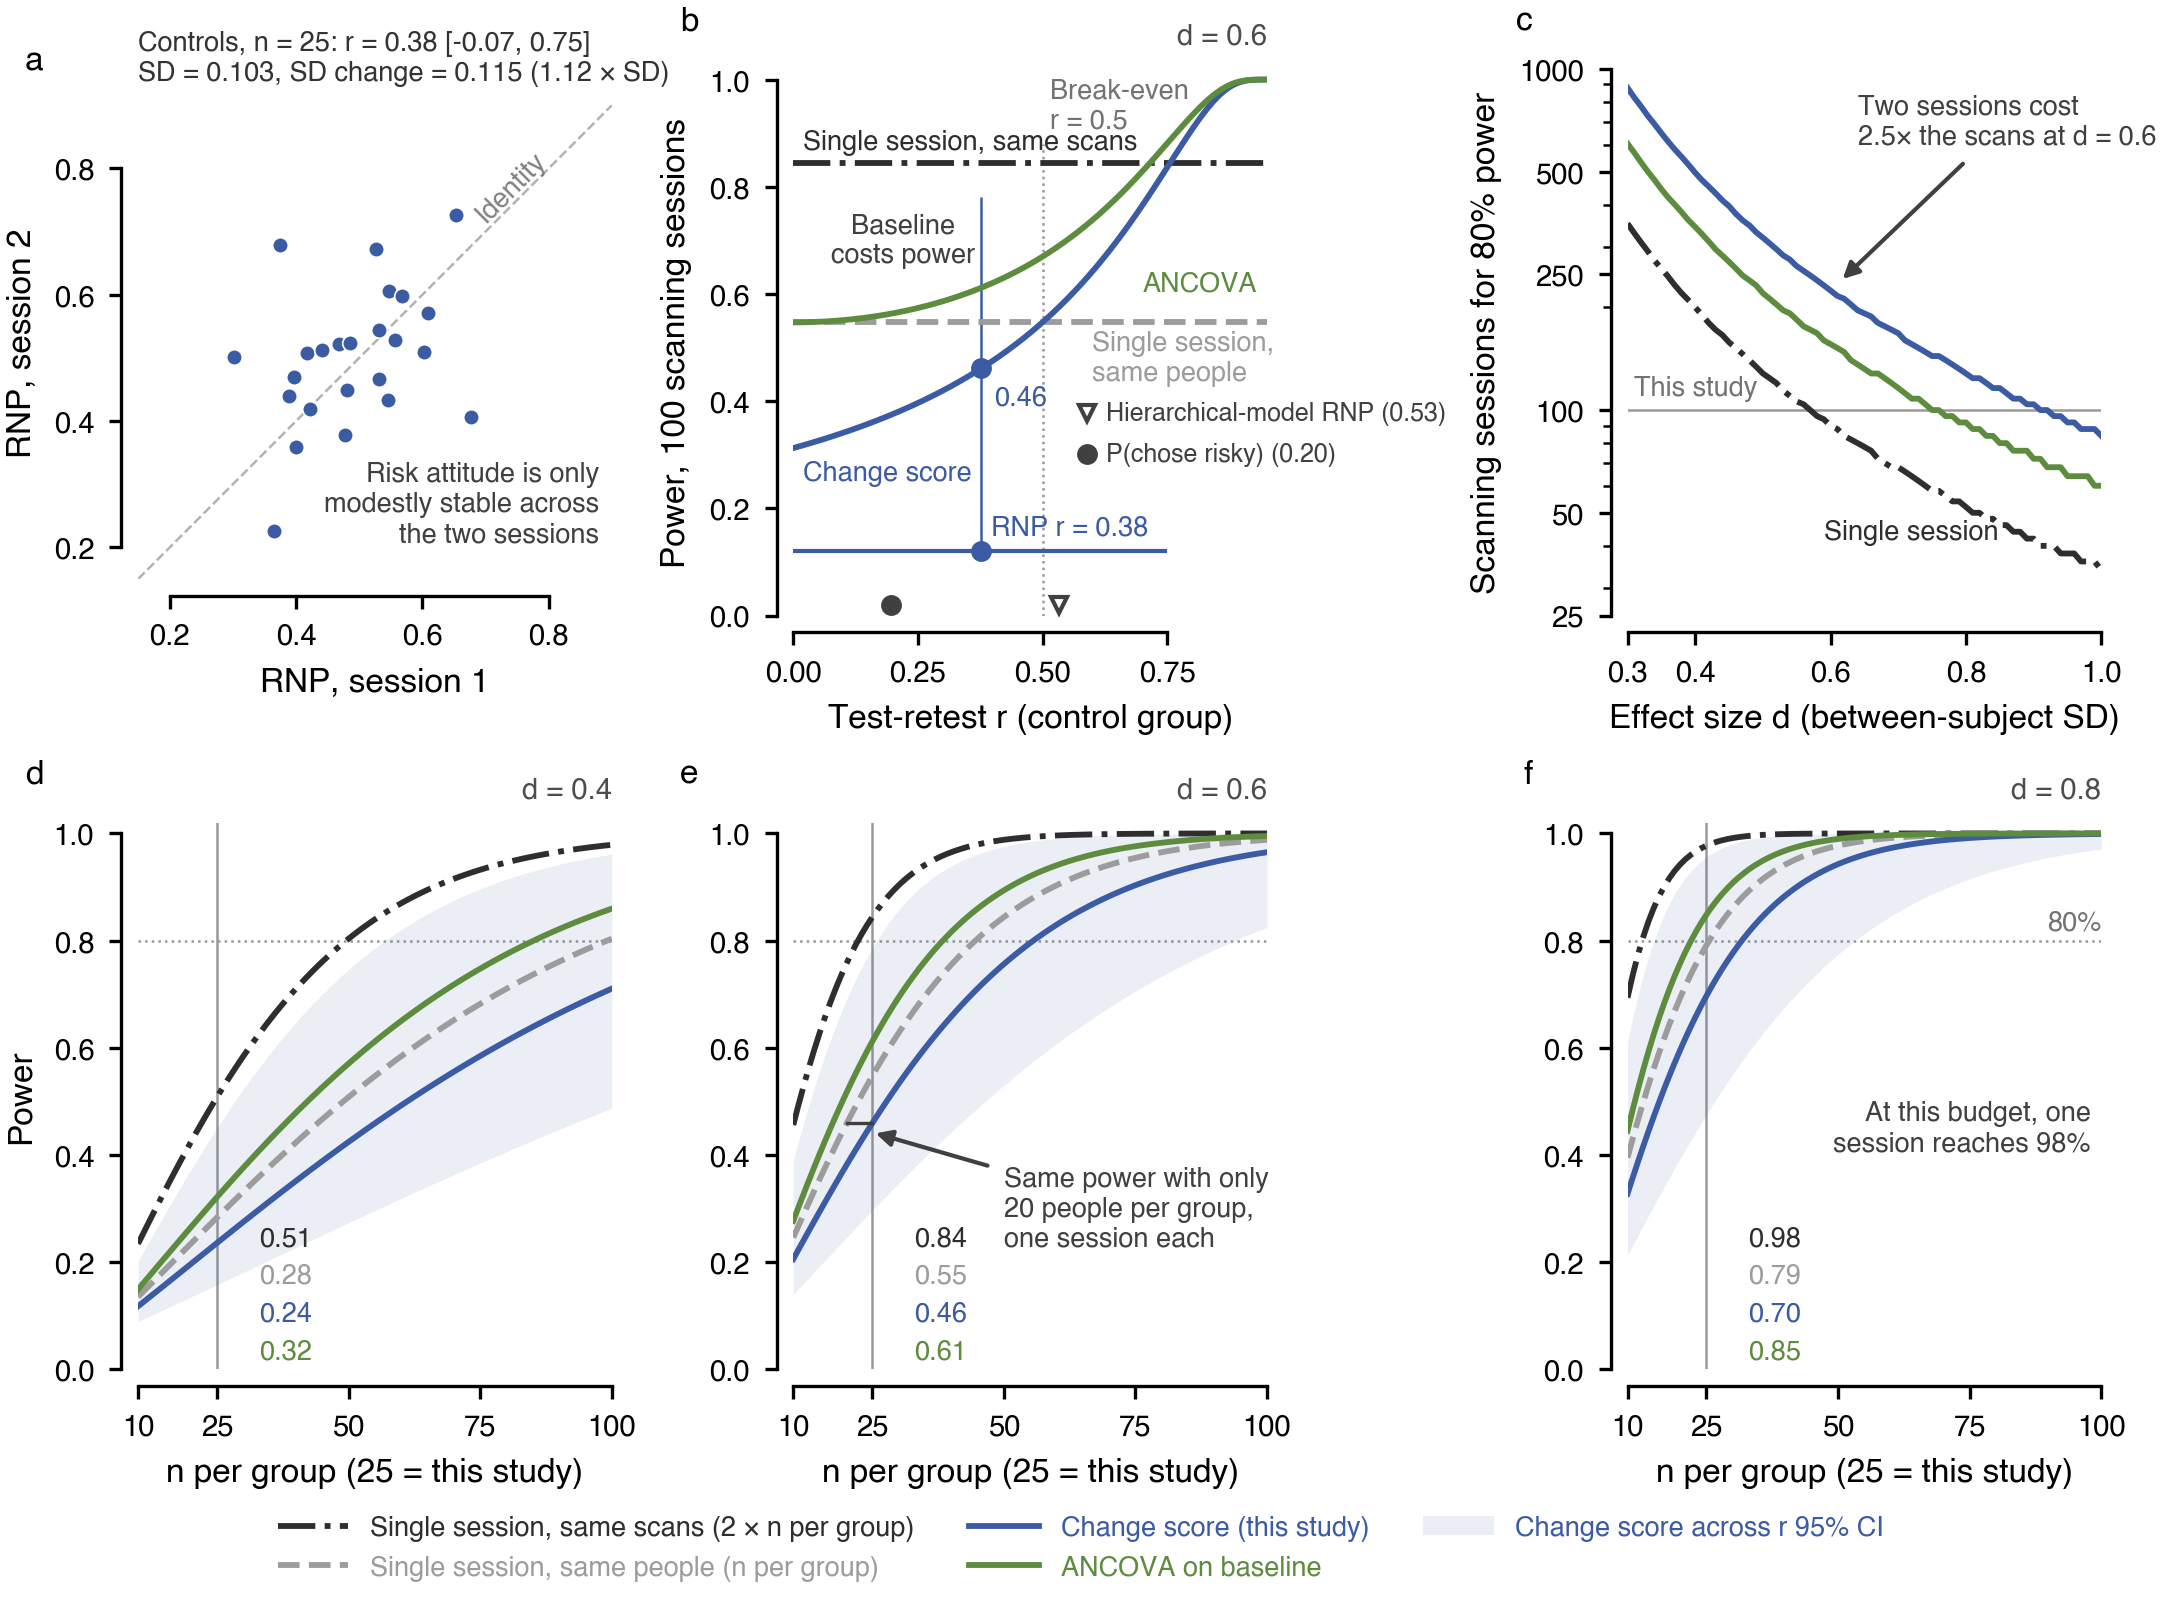

Write Python code to recreate this figure.
"""Power of the group x session design vs a single-session between-group design.

Reviewer 2 (point 3) argues n = 25 per group is too small. This asks whether the
baseline session buys power, using ONLY quantities that do not depend on the
stress effect:

  * test-retest r and between-subject SD of risk attitude, CONTROL group only
  * hypothetical effects of d = 0.4, 0.6, 0.8 between-subject SD (not our result)

Risk attitude = RNP from independent (unpooled) probit fits per subject x session,
    chose_risky ~ 1 + log(risky/safe),  RNP = exp(intercept / slope)
Unpooled because the hierarchical models shrink subjects toward their own group x
session cell, which changes the session-1/session-2 correlation. For comparison
the script also reports r of the paper model's per-subject RNP
(`behavior/subject-session-wise_rnp.tsv`, identical to the per-subject estimates of
bambi-RNP-fit_trace_model-paper) and of plain P(chose risky). Model-5 prior means
are NOT used: model 5 gives each subject one intercept plus a session slope with
session coded 1/2, which by construction implies a high r.

Three analyses of the same two-group study, two-sided alpha = .05, exact power from
the noncentral t (no simulation):

  Single session   two-sample t-test on session 2.        Effect / SD
  Change score     two-sample t-test on session 2 - 1.    Effect / SD_change
                   (= the group x session interaction)
  ANCOVA           session 2 ~ group + session 1.         Effect / (SD sqrt(1 - r^2))

SD is the between-subject SD pooled over the two control sessions. With equal SDs,
SD_change = SD sqrt(2 (1 - r)), so the change score beats a single session only when
r > .5. ANCOVA beats both for every r.

Usage:  python power_within_vs_between.py [--bids_folder /data/ds-stressrisk]
Writes power_within_vs_between.{pdf,png} and power_within_vs_between_summary.txt
next to this script.
"""
import argparse
import os.path as op
import sys

import matplotlib as mpl
import matplotlib.pyplot as plt
import numpy as np
import pandas as pd
import seaborn as sns
import statsmodels.api as sm
from scipy import stats

REPO = op.dirname(op.dirname(op.abspath(__file__)))
sys.path.insert(0, REPO)  # stress_risk is not pip-installed in every env
from stress_risk.utils.data import get_data  # noqa: E402

ALPHA = .05
N_STUDY = 25
DS = [.4, .6, .8]
NS = np.arange(10, 101)
N_BOOT = 5000
OUT = op.join(op.dirname(op.abspath(__file__)), 'power_within_vs_between')

ANALYSES = ['single_cost', 'single', 'change', 'ancova']
COLORS = {'single_cost': '#2E2E2E', 'single': '#9C9C9C', 'change': '#3B5BA5',
          'ancova': '#5D8C3F'}
STYLES = {'single_cost': '-.', 'single': '--', 'change': '-', 'ancova': '-'}
LABELS = {'single_cost': 'Single session, same scans (2 × n per group)',
          'single': 'Single session, same people (n per group)',
          'change': 'Change score (this study)',
          'ancova': 'ANCOVA on baseline'}


# --------------------------------------------------------------------------- data

def probit_fits(df):
    rows = []
    for (sub, group, ses), d in df.groupby(['subject', 'group', 'session']):
        fit = sm.GLM(d.chose_risky.astype(float), sm.add_constant(d.lr),
                     family=sm.families.Binomial(sm.families.links.Probit())).fit()
        a, b = fit.params['const'], fit.params['lr']
        rows.append(dict(subject=sub, group=group, session=ses,
                         rnp=np.exp(a / b), prisky=d.chose_risky.mean()))
    return pd.DataFrame(rows)


def load(bids_folder):
    df = get_data(bids_folder).reset_index().dropna(subset=['chose_risky'])
    df['lr'] = df['log(risky/safe)']
    fits = probit_fits(df)
    tsv = pd.read_csv(op.join(REPO, 'stress_risk', 'behavior',
                              'subject-session-wise_rnp.tsv'), sep='\t')
    fits = fits.merge(tsv[['subject', 'session', 'rnp']]
                      .rename(columns={'rnp': 'rnp_model'}),
                      on=['subject', 'session'], how='left')
    ctrl = fits[fits.group == 0]
    return {m: ctrl.pivot(index='subject', columns='session', values=m)
            for m in ['rnp', 'rnp_model', 'prisky']}


def describe(w, seed=0):
    """r, SDs and change-score SD of a subject x session table, with bootstrap CIs."""
    def stats_of(x1, x2):
        sd = np.sqrt((x1.var(ddof=1) + x2.var(ddof=1)) / 2)
        sd_change = (x2 - x1).std(ddof=1)
        return np.corrcoef(x1, x2)[0, 1], sd, sd_change / sd

    x1, x2 = w[1].values, w[2].values
    r, sd, ratio = stats_of(x1, x2)
    rng = np.random.default_rng(seed)
    boot = np.array([stats_of(x1[i], x2[i]) for i in
                     (rng.integers(0, len(x1), len(x1)) for _ in range(N_BOOT))])
    lo, hi = np.percentile(boot, [2.5, 97.5], axis=0)
    return dict(n=len(w), r=r, r_ci=(lo[0], hi[0]), sd1=w[1].std(), sd2=w[2].std(),
                sd=sd, sd_change=(x2 - x1).std(ddof=1), ratio=ratio,
                ratio_ci=(lo[2], hi[2]), ratio_theory=np.sqrt(2 * (1 - r)))


# -------------------------------------------------------------------------- power

def power_t(d, n, df):
    ncp = d * np.sqrt(n / 2)
    crit = stats.t.ppf(1 - ALPHA / 2, df)
    return stats.nct.sf(crit, df, ncp) + stats.nct.cdf(-crit, df, ncp)


def power(analysis, d, n, r=None, ratio=None):
    """d in between-subject SD units; ratio = SD_change / SD (default from r)."""
    n = np.asarray(n, float)
    if analysis == 'single':
        return power_t(d, n, 2 * n - 2)
    if analysis == 'change':
        ratio = np.sqrt(2 * (1 - r)) if ratio is None else ratio
        return power_t(d / ratio, n, 2 * n - 2)
    if analysis == 'ancova':
        return power_t(d / np.sqrt(1 - r ** 2), n, 2 * n - 3)


def n_for(analysis, d, target, **kw):
    """Smallest n per group with power >= target."""
    ns = np.arange(4, 2000)
    return int(ns[np.argmax(power(analysis, d, ns, **kw) >= target)])


def matching_n_single(p):
    """n per group a single-session design needs to reach power p (continuous)."""
    ns = np.linspace(4, 400, 20000)
    return lambda d: ns[np.argmax(power('single', d, ns) >= p(d))]


# ------------------------------------------------------------------------- figure

def set_style():
    mpl.rcParams.update({
        'font.family': 'sans-serif',
        'font.sans-serif': ['Helvetica', 'Helvetica Neue', 'TeX Gyre Heros', 'Arial'],
        'font.size': 7, 'axes.labelsize': 8, 'axes.titlesize': 8,
        'xtick.labelsize': 7, 'ytick.labelsize': 7,
        'axes.linewidth': .8, 'axes.spines.top': False, 'axes.spines.right': False,
        'xtick.direction': 'out', 'ytick.direction': 'out',
        'xtick.major.size': 3, 'ytick.major.size': 3,
        'xtick.major.width': .8, 'ytick.major.width': .8,
        'lines.linewidth': 1.4,
        'pdf.fonttype': 42, 'ps.fonttype': 42, 'svg.fonttype': 'none',
        'savefig.dpi': 300, 'savefig.bbox': 'tight', 'savefig.pad_inches': .02,
    })


def letter(ax, s, x=-.2):
    ax.text(x, 1.06, s, transform=ax.transAxes, fontsize=8, fontweight='bold',
            va='bottom', ha='right')


def annotate(ax, text, xy, xytext, color='.25', **kw):
    ax.annotate(text, xy=xy, xytext=xytext, fontsize=6.5, color=color,
                va='center', **kw,
                arrowprops=dict(arrowstyle='-|>', color='.25', lw=1.,
                                mutation_scale=8, shrinkA=2, shrinkB=4))


def p_at(analysis, d, n, est):
    """Power of `analysis` when the two-session study has n per group."""
    if analysis == 'single_cost':
        return power('single', d, 2 * np.asarray(n, float))
    if analysis == 'single':
        return power('single', d, n)
    if analysis == 'change':
        return power('change', d, n, ratio=est['ratio'])
    return power('ancova', d, n, r=est['r'])


def make_figure(w, est, others):
    set_style()
    fig = plt.figure(figsize=(7.25, 5.4), constrained_layout=True)
    gs = fig.add_gridspec(2, 3)
    r, ratio = est['r'], est['ratio']

    # a: test-retest scatter, control group
    ax = fig.add_subplot(gs[0, 0])
    lim = (.15, .9)
    ax.plot(lim, lim, color='.7', lw=.6, ls='--', zorder=0)
    ax.scatter(w[1], w[2], s=14, color=COLORS['change'], edgecolor='w', lw=.4, zorder=3)
    ax.set(xlim=lim, ylim=lim, xticks=[.2, .4, .6, .8], yticks=[.2, .4, .6, .8],
           xlabel='RNP, session 1', ylabel='RNP, session 2', aspect='equal')
    ax.set_title(f'Controls, n = {est["n"]}: r = {r:.2f} '
                 f'[{est["r_ci"][0]:.2f}, {est["r_ci"][1]:.2f}]\n'
                 f'SD = {est["sd"]:.3f}, SD change = {est["sd_change"]:.3f} '
                 f'({ratio:.2f} × SD)', fontsize=6.5, loc='left', color='.2')
    ax.text(.74, .77, 'Identity', rotation=45, color='.5', fontsize=6.5,
            ha='center', va='center', rotation_mode='anchor')
    ax.text(.88, .2, 'Risk attitude is only\nmodestly stable across\nthe two sessions',
            color='.25', fontsize=6.5, ha='right', va='bottom')
    letter(ax, 'a')

    # b: power as a function of r, d = 0.6, this study's 25 + 25
    d_b = .6
    ax = fig.add_subplot(gs[0, 1])
    rs = np.linspace(0, .95, 200)
    lo, hi = est['r_ci']
    ax.plot([lo, hi], [.12, .12], color=COLORS['change'], lw=1., zorder=4)
    ax.plot(r, .12, 'o', color=COLORS['change'], ms=4, zorder=5)
    ax.vlines(r, .12, .78, color=COLORS['change'], lw=.6, zorder=1)
    ax.text(r + .02, .14, f'RNP r = {r:.2f}', color=COLORS['change'],
            fontsize=6.5, va='bottom', ha='left')
    ax.vlines(.5, 0, .88, color='.6', lw=.6, ls=':', zorder=0)
    ax.text(.515, .9, 'Break-even\nr = 0.5', color='.45', fontsize=6.5,
            ha='left', va='bottom')
    curves = {'single_cost': np.full_like(rs, p_at('single_cost', d_b, N_STUDY, est)),
              'single': np.full_like(rs, p_at('single', d_b, N_STUDY, est)),
              'change': power('change', d_b, N_STUDY, r=rs),
              'ancova': power('ancova', d_b, N_STUDY, r=rs)}
    for a, y in curves.items():
        ax.plot(rs, y, color=COLORS[a], ls=STYLES[a], zorder=3)
    p_obs = float(power('change', d_b, N_STUDY, r=r))
    ax.plot(r, p_obs, 'o', color=COLORS['change'], ms=4, zorder=5)
    ax.text(r + .025, p_obs - .03, f'{p_obs:.2f}', color=COLORS['change'],
            fontsize=6.5, ha='left', va='top')
    ax.text(.02, curves['single_cost'][0] + .015, 'Single session, same scans',
            color=COLORS['single_cost'], fontsize=6.5, va='bottom')
    ax.text(.6, curves['single'][0] - .015, 'Single session,\nsame people',
            color=COLORS['single'], fontsize=6.5, va='top')
    ax.text(.02, .29, 'Change score', color=COLORS['change'], fontsize=6.5, va='top')
    ax.text(.7, .62, 'ANCOVA', color=COLORS['ancova'], fontsize=6.5,
            ha='left', va='center')
    ax.text(.22, .70, 'Baseline\ncosts power', color='.25', fontsize=6.5,
            ha='center', va='center')
    for i, (name, (val, mk)) in enumerate(others.items()):
        ax.plot(val, .02, mk, color='.25', ms=4, mfc='w' if mk == 'v' else '.25',
                clip_on=False, zorder=4)
        yy = .37 - i * .075
        ax.plot(.62, yy, mk, transform=ax.transAxes, color='.25', ms=4,
                mfc='w' if mk == 'v' else '.25')
        ax.text(.66, yy, f'{name} ({val:.2f})', transform=ax.transAxes,
                fontsize=6, va='center', color='.25')
    ax.set(xlim=(0, .95), ylim=(0, 1.02), xticks=[0, .25, .5, .75],
           yticks=[0, .2, .4, .6, .8, 1], xlabel='Test-retest r (control group)',
           ylabel='Power, 100 scanning sessions')
    ax.set_title(f'd = {d_b}', loc='right', fontsize=7, color='.3')
    letter(ax, 'b')

    # c: scanning sessions needed for 80% power vs d
    ax = fig.add_subplot(gs[0, 2])
    dgrid = np.linspace(.3, 1.0, 71)
    sessions = {
        'single_cost': lambda d: 2 * n_for('single', d, .8),
        'change': lambda d: 4 * n_for('change', d, .8, ratio=ratio),
        'ancova': lambda d: 4 * n_for('ancova', d, .8, r=r)}
    for a, f in sessions.items():
        ax.plot(dgrid, [f(d) for d in dgrid], color=COLORS[a], ls=STYLES[a])
    ax.axhline(4 * N_STUDY, color='.6', lw=.6, zorder=0)
    ax.text(.31, 4 * N_STUDY * 1.06, 'This study', color='.45', fontsize=6.5,
            ha='left', va='bottom')
    s6 = {a: f(.6) for a, f in sessions.items()}
    annotate(ax, f'Two sessions cost\n{s6["change"] / s6["single_cost"]:.1f}× the scans '
             f'at d = 0.6', xy=(.6, s6['change']), xytext=(.64, 700), ha='left')
    ax.text(.72, 48, 'Single session', color=COLORS['single_cost'], fontsize=6.5,
            ha='center', va='top')
    ax.set(yscale='log', xlim=(.3, 1.0), ylim=(25, 1000), xticks=[.3, .4, .6, .8, 1.0],
           xlabel='Effect size d (between-subject SD)',
           ylabel='Scanning sessions for 80% power')
    ax.set_yticks([25, 50, 100, 250, 500, 1000])
    ax.yaxis.set_major_formatter(mpl.ticker.FuncFormatter(lambda v, _: f'{v:g}'))
    ax.yaxis.set_minor_formatter(mpl.ticker.NullFormatter())
    letter(ax, 'c')

    # d-f: power vs n per group of the two-session design, one panel per d
    axes = [fig.add_subplot(gs[1, i]) for i in range(3)]
    rlo, rhi = est['ratio_ci']
    for ax, d in zip(axes, DS):
        ax.axhline(.8, color='.6', lw=.6, ls=':', zorder=0)
        ax.axvline(N_STUDY, color='.6', lw=.6, zorder=0)
        ax.fill_between(NS, power('change', d, NS, ratio=rhi),
                        power('change', d, NS, ratio=rlo),
                        color=COLORS['change'], alpha=.1, lw=0, zorder=1)
        for a in ANALYSES:
            ax.plot(NS, p_at(a, d, NS, est), color=COLORS[a], ls=STYLES[a], zorder=3)
        for i, a in enumerate(ANALYSES):
            ax.text(N_STUDY + 8, .01 + .07 * (3 - i), f'{float(p_at(a, d, N_STUDY, est)):.2f}',
                    color=COLORS[a], fontsize=6.5, va='bottom')
        ax.set(xlim=(10, 100), ylim=(0, 1.02), xticks=[10, 25, 50, 75, 100],
               yticks=[0, .2, .4, .6, .8, 1],
               xlabel='n per group (25 = this study)')
        ax.set_title(f'd = {d}', loc='right', fontsize=7, color='.3')
    axes[0].set_ylabel('Power')
    axes[-1].text(100, .81, '80%', color='.45', fontsize=6.5, ha='right', va='bottom')
    p_e = float(p_at('change', .6, N_STUDY, est))
    n_e = matching_n_single(lambda _: p_e)(.6)
    axes[1].plot([n_e, N_STUDY], [p_e, p_e], color='.25', lw=.8, zorder=4)
    annotate(axes[1], f'Same power with only\n{n_e:.0f} people per group,\none session each',
             xy=((n_e + N_STUDY) / 2, p_e - .01), xytext=(50, .30), ha='left')
    axes[2].text(98, .45, f'At this budget, one\nsession reaches '
                 f'{float(p_at("single_cost", .8, N_STUDY, est)):.0%}',
                 color='.25', fontsize=6.5, ha='right', va='center')
    for ax, s_ in zip(axes, 'def'):
        letter(ax, s_)

    handles = [mpl.lines.Line2D([], [], color=COLORS[a], ls=STYLES[a], label=LABELS[a])
               for a in ANALYSES]
    handles.append(mpl.patches.Patch(color=COLORS['change'], alpha=.1, lw=0,
                                     label='Change score across r 95% CI'))
    leg = fig.legend(handles=handles, loc='outside lower center', ncol=3,
                     frameon=False, fontsize=6.5, handlelength=2.6)
    for t, h in zip(leg.get_texts(), handles):
        t.set_color(h.get_facecolor() if isinstance(h, mpl.patches.Patch)
                    else h.get_color())
    leg.get_texts()[-1].set_color(COLORS['change'])

    sns.despine(fig=fig, offset=4, trim=True)
    fig.savefig(OUT + '.pdf')
    fig.savefig(OUT + '.png')
    return fig


# ------------------------------------------------------------------------ summary

def summary(est, alt):
    r, ratio = est['r'], est['ratio']
    lines = [
        'Control group (n = %d), RNP from unpooled per-session probit fits' % est['n'],
        f'  test-retest r = {r:.3f}, bootstrap 95% CI [{est["r_ci"][0]:.3f}, '
        f'{est["r_ci"][1]:.3f}]',
        f'  between-subject SD: session 1 = {est["sd1"]:.4f}, session 2 = '
        f'{est["sd2"]:.4f}, pooled = {est["sd"]:.4f}',
        f'  SD of change scores = {est["sd_change"]:.4f} = {ratio:.3f} x SD '
        f'(95% CI [{est["ratio_ci"][0]:.3f}, {est["ratio_ci"][1]:.3f}]); '
        f'theory sqrt(2(1-r)) = {est["ratio_theory"]:.3f}',
        '',
        'Other measures of risk attitude, control group:',
    ]
    for name, e in alt.items():
        lines.append(f'  {name:32s} r = {e["r"]:.2f} [{e["r_ci"][0]:.2f}, '
                     f'{e["r_ci"][1]:.2f}], SD_change/SD = {e["ratio"]:.2f}')
    lines += ['', f'Power with this study\'s budget, {N_STUDY} per group x 2 sessions '
              f'= {4 * N_STUDY} scans (two-sided alpha = .05):',
              f'  {"d":>4s}  {"1 ses, 50/grp":>13s}  {"1 ses, 25/grp":>13s}  '
              f'{"change":>7s}  {"ANCOVA":>7s}  single-session n/group matching '
              f'change / ANCOVA']
    for d in DS:
        p = {a: float(p_at(a, d, N_STUDY, est)) for a in ANALYSES}
        m_change = matching_n_single(lambda _: p['change'])(d)
        m_ancova = matching_n_single(lambda _: p['ancova'])(d)
        lines.append(f'  {d:4.1f}  {p["single_cost"]:13.2f}  {p["single"]:13.2f}  '
                     f'{p["change"]:7.2f}  {p["ancova"]:7.2f}  '
                     f'{m_change:.0f} / {m_ancova:.0f}')
    lines += ['', 'For 80% power, n per group (scanning sessions in total):']
    for d in DS:
        ns, nc, na = (n_for('single', d, .8), n_for('change', d, .8, ratio=ratio),
                      n_for('ancova', d, .8, r=r))
        lines.append(f'  d = {d}: single session {ns} ({2 * ns}), change score '
                     f'{nc} ({4 * nc}), ANCOVA {na} ({4 * na})')
    lines += ['', 'Break-even: at equal n per group the change score beats a single '
              'session only if r > 0.5.',
              'At equal scanning cost it needs SD_change < SD / sqrt(2), i.e. r > 0.75.']
    return '\n'.join(lines)


def main(bids_folder):
    w = load(bids_folder)
    est = describe(w['rnp'])
    alt = {'RNP, paper hierarchical model': describe(w['rnp_model']),
           'P(chose risky)': describe(w['prisky'])}
    others = {'Hierarchical-model RNP': (alt['RNP, paper hierarchical model']['r'], 'v'),
              'P(chose risky)': (alt['P(chose risky)']['r'], 'o')}
    make_figure(w['rnp'], est, others)
    text = summary(est, alt)
    with open(OUT + '_summary.txt', 'w') as f:
        f.write(text + '\n')
    print(text)
    print(f'\nWrote {OUT}.pdf/.png and {OUT}_summary.txt')


if __name__ == '__main__':
    parser = argparse.ArgumentParser()
    parser.add_argument('--bids_folder', default='/data/ds-stressrisk')
    main(parser.parse_args().bids_folder)
